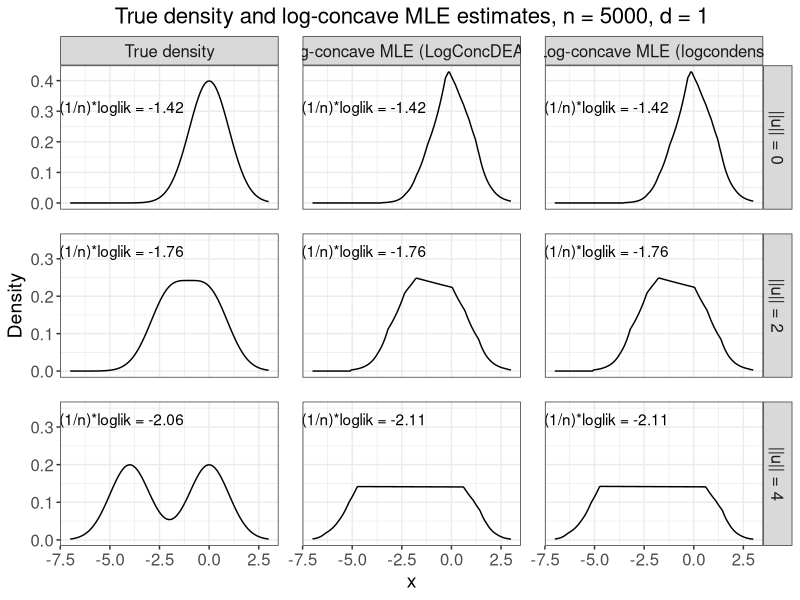

R code for this plot:
# Create Figure 2 in main paper.
# Plot log-concave MLE densities for normal mixtures at n = 5000 and d = 1.

suppressMessages(library(data.table))
suppressMessages(library(tidyverse))
suppressMessages(library(MASS))

# Create theme
paper_theme <- theme_bw() +
  theme(plot.title = element_text(hjust = 0.5, size = 16),
        plot.subtitle = element_text(hjust = 0.5, size = 14),
        legend.title = element_text(size = 14),
        axis.title = element_text(size = 14),
        legend.text = element_text(size = 12),
        axis.text = element_text(size = 12),
        strip.text = element_text(size = 12),
        panel.spacing = unit(1.2, "lines"))

# Read in data
density_values <- fread("data/fig02_densities.csv")

# Check parameters
stopifnot(unique(density_values$n_obs) == 5000,
          unique(density_values$d) == 1)

# Extract (1/n)*loglik values
loglik_df <- density_values %>% 
  group_by(mu_norm) %>% 
  slice(1) %>% 
  pivot_longer(cols = c("mean_loglik_true_dens", "mean_loglik_LogConcDEAD",
                        "mean_loglik_logcondens")) %>% 
  mutate(name = factor(name, 
                       levels = c("mean_loglik_true_dens", 
                                  "mean_loglik_LogConcDEAD",
                                  "mean_loglik_logcondens"),
                       labels = c("True density", 
                                  "Log-concave MLE (LogConcDEAD)",
                                  "Log-concave MLE (logcondens)")),
         mu_norm = factor(mu_norm, levels = c(0, 2, 4),
                          labels = c("||u|| = 0", "||u|| = 2", "||u|| = 4")))

# Plot densities
logconc_densities_n5000_d1 <- density_values %>% 
  pivot_longer(cols = c("true_density", "LogConcDEAD_density",
                        "logcondens_density")) %>% 
  mutate(name = factor(name, levels = c("true_density", "LogConcDEAD_density",
                                        "logcondens_density"),
                       labels = c("True density", 
                                  "Log-concave MLE (LogConcDEAD)",
                                  "Log-concave MLE (logcondens)")),
         mu_norm = factor(mu_norm, levels = c(0, 2, 4),
                          labels = c("||u|| = 0", "||u|| = 2", "||u|| = 4"))) %>% 
  ggplot(aes(x = x, y = value)) + 
  geom_line() +
  facet_grid(mu_norm ~ name, scales = "free") +
  geom_text(aes(x = -4.5, y = 0.35, 
                label = paste("\n", "(1/n)*loglik =", round(value, 2))), 
            data = loglik_df) +
  paper_theme +
  labs(y = "Density",
       title = "True density and log-concave MLE estimates, n = 5000, d = 1")

#####################
##### Save plot #####
#####################

ggsave(plot = logconc_densities_n5000_d1,
       filename = "plots/figure_02.pdf",
       width = 9.7, height = 5)
